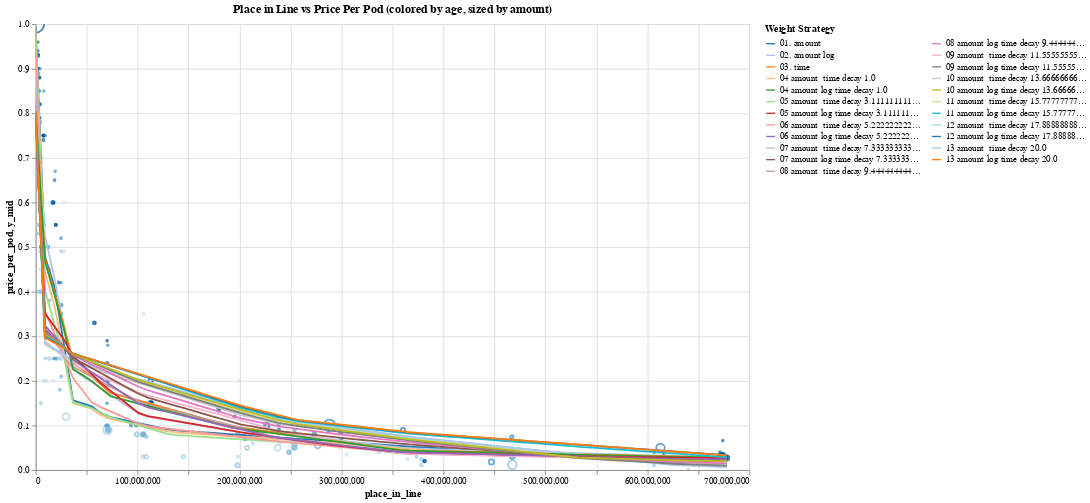

The notebook cell saved with this chart:
### Code cell
tree_regression_viz(df, dfs, encode_size=True)

### Figure 1 — Vega-Lite specification as saved in the notebook (floating-point values rounded to 4 significant figures; data arrays with more than 128 entries replaced by an {"elided": "..."} marker saying what was removed)
{"config": {"view": {"continuousWidth": 400, "continuousHeight": 300}}, "layer": [{"data": {"name": "data-64592674dc6e1b6d427c6630e567f485"}, "mark": "point", "encoding": {"color": {"field": "evt_block_time", "legend": null, "type": "ordinal"}, "size": {"field": "amount", "legend": null, "type": "quantitative"}, "x": {"field": "place_in_line", "type": "quantitative"}, "y": {"field": "price_per_pod", "type": "quantitative"}}, "height": 500, "selection": {"selector188": {"type": "interval", "bind": "scales", "encodings": ["x", "y"]}}, "title": "Place in Line vs Price Per Pod (colored by age, sized by amount)", "width": 800}, {"data": {"name": "data-2da6da8589244d4ac9bda03e81121ba4"}, "mark": "line", "encoding": {"color": {"field": "weight_name", "legend": {"columns": 2, "direction": "vertical", "symbolLimit": 100, "title": "Weight Strategy"}, "scale": {"scheme": "category20"}, "type": "ordinal"}, "opacity": {"condition": {"value": 1, "selection": "selector187"}, "value": 0.025}, "x": {"field": "place_in_line", "type": "quantitative"}, "y": {"field": "y_mid", "type": "quantitative"}}, "height": 500, "selection": {"selector187": {"type": "multi", "fields": ["weight_name"], "bind": "legend"}}, "transform": [{"filter": "(datum.hull !== -5)"}], "width": 800}], "resolve": {"scale": {"color": "independent"}}, "$schema": "https://vega.github.io/schema/vega-lite/v4.17.0.json", "datasets": {"data-64592674dc6e1b6d427c6630e567f485": {"elided": "363 records"}, "data-2da6da8589244d4ac9bda03e81121ba4": {"elided": "1725 records"}}}
